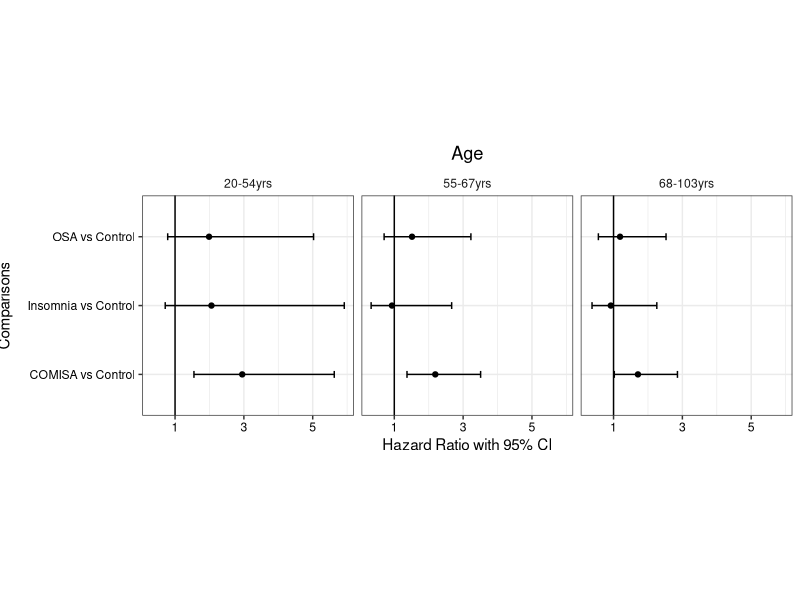
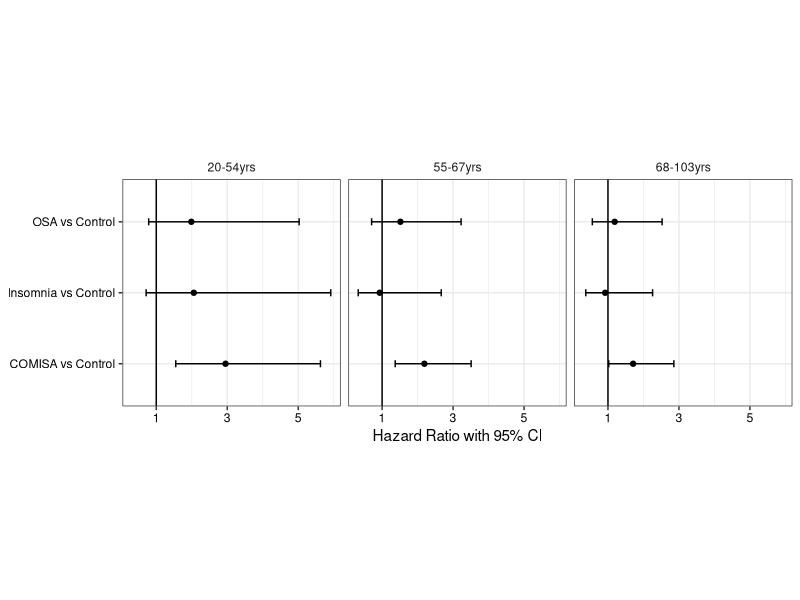

These charts were generated, in order, by the following R code:
install.packages("tidyverse",dep=T)

library(tidyverse)

df<-tribble(
  ~Comparisons,~Age, ~HR,  ~LCL, ~UCL,
 "COMISA vs Control", "20-54yrs", 2.952, 1.549, 5.626,
 "OSA vs Control", "20-54yrs", 1/.503, 1/.199,1/1.272,
"Insomnia vs Control","20-54yrs",1/.486,1/.169,1/1.4,
"COMISA vs Control", "55-67yrs", 2.191, 1.369, 3.508,
 "OSA vs Control", "55-67yrs", 1/.66,1/.31,1/1.42,
"Insomnia vs Control","55-67yrs",1/1.072,1/.375,1/3.06,
"COMISA vs Control", "68-103yrs", 1.709, 1.022, 2.857,
 "OSA vs Control", "68-103yrs",1/.841,1/.396,1/1.788,
"Insomnia vs Control","68-103yrs",1/1.086,1/.443,1/2.667)
 
ggplot(data=df, aes(y=Comparisons, x=HR,
                             xmin=LCL, 
                             xmax=UCL)) +
  geom_point() + 
  geom_errorbarh(height=.1)+
  geom_vline(xintercept=1) +
  facet_wrap(~Age)+
  labs(title="Age")+
  xlab("Hazard Ratio with 95% CI")+
  scale_x_continuous(breaks=c(1,3,5))+
  coord_fixed(ratio=2/1)+
  theme_bw()+
 theme(axis.text.y=element_text(colour="black"),
       axis.text.x=element_text(colour="black"),
       axis.title.y=element_text(vjust=+3.5), #moves y-title away
      plot.title=element_text(hjust=0.5), 
	strip.background=element_blank())


ggplot(data=df, aes(y=Comparisons, x=HR,
                             xmin=LCL, 
                             xmax=UCL)) +
  geom_point() + 
  geom_errorbarh(height=.1)+
  geom_vline(xintercept=1) +
  facet_wrap(~Age)+
  xlab("Hazard Ratio with 95% CI")+
  ylab(NULL)+  #removes y-title
  scale_x_continuous(breaks=c(1,3,5))+
  coord_fixed(ratio=2/1)+
  theme_bw()+
 theme(axis.text.y=element_text(colour="black"),
       axis.text.x=element_text(colour="black"),
       strip.background=element_blank())


